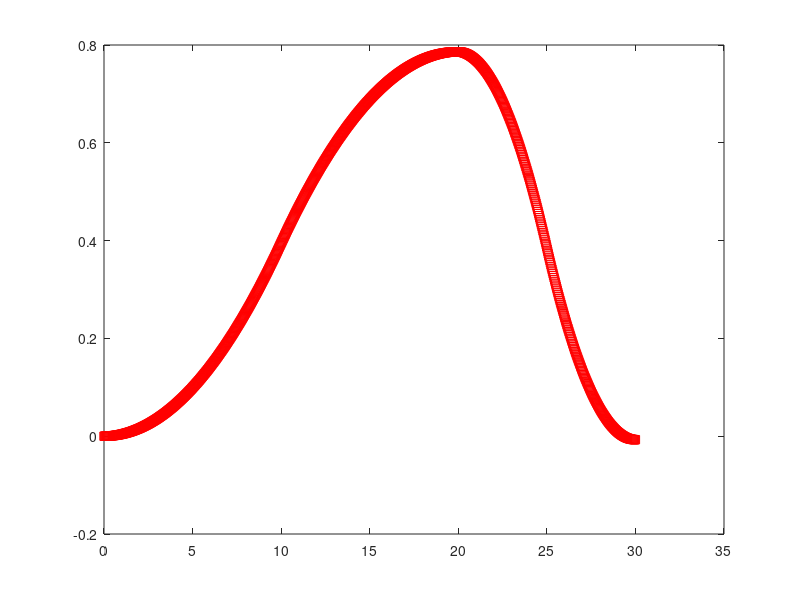
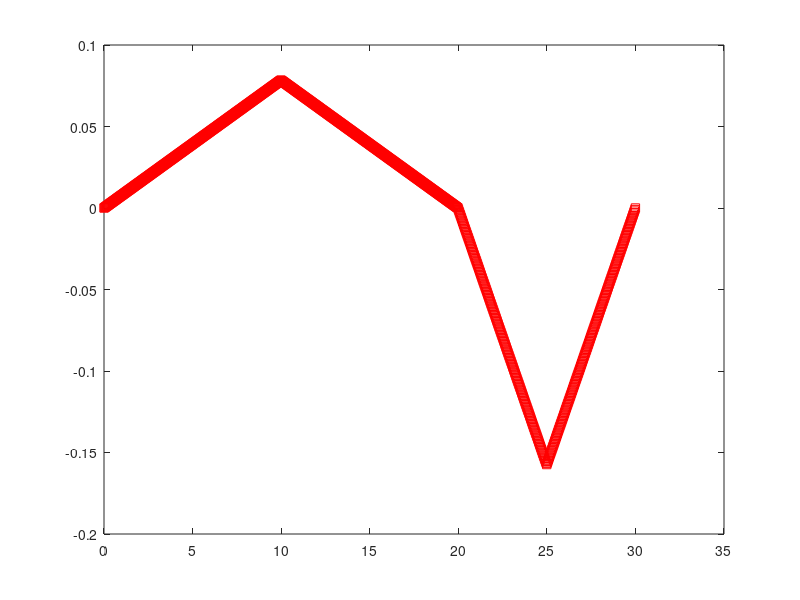
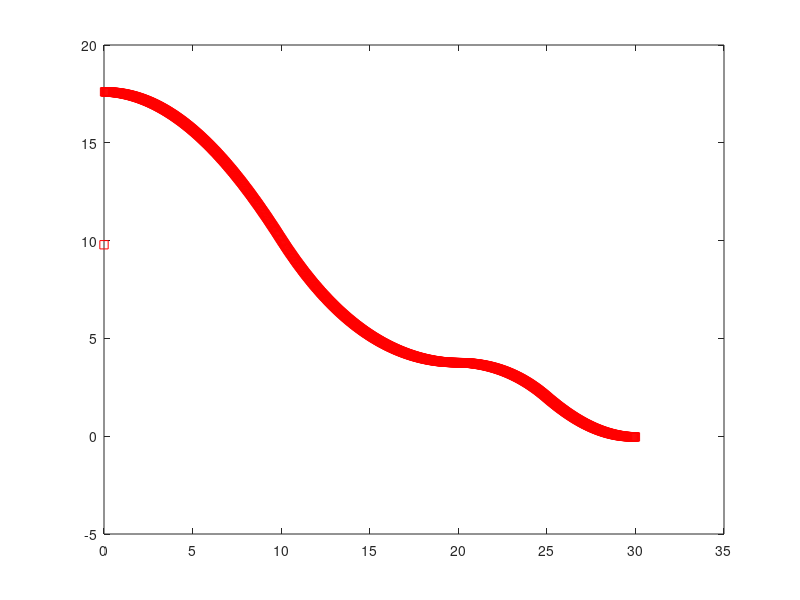
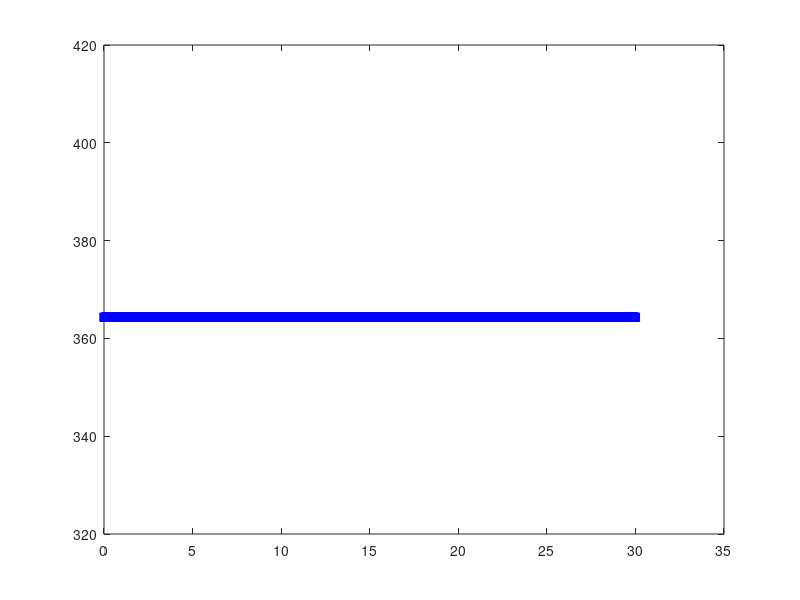

Write the MATLAB code that produced these figures, in order.
close all; clear all;
KM_TO_MPS = 1/3.6;
V0 = 810 * KM_TO_MPS;
V1 = 650 * KM_TO_MPS;
V2 = 390 * KM_TO_MPS;
dv0 = (V1-V0)/20;
dv1 = (V2-V1)/10;
a0 = 0;
a1 = pi/40;
a2 = pi/80;
da0 = (a1-a0)/20;
da1 = (a2-a0)/160;
v(1) = V0;
dt = 30/1000;
g(1) = 9.788;
t(1) = 0;
omega(1) = 0;
angle(1) = 0;

for i = 1:1000
   
    t(i+1) = t(i)+dt;
    if(i*dt <= 20)
        v(i+1) = v(i) + dt*dv0;
    elseif(i*dt > 20 && i*dt <=30)
        v(i+1) = v(i) + dt*dv1;
    elseif(i*dt > 30 && i*dt <=40)
        v(i+1) = v(i) - dt*dv1;
    elseif(i*dt > 40 && i*dt <=60)
        v(i+1) = v(i) - dt*dv0;
    end
    
    if(i*dt <= 10)
        %omega(i+1) = omega(i) + dt *da0;
        %omega(i+1) = omega(i) + (pi/90)*dt;
        omega(i+1) = omega(i) + (pi/400)*dt;
    elseif(i*dt >10 && i*dt <= 20)
        omega(i+1) = omega(i) - (pi/400)*dt;
        
    elseif(i*dt > 20 && i*dt <=25)
        %omega(i+1) = omega(i) - dt *da1;
        omega(i+1) = omega(i) - (pi/100)*dt;
    elseif(i*dt > 25 && i*dt <=30)
        %omega(i+1) = omega(i) - dt *da1;
        omega(i+1) = omega(i) + (pi/100)*dt;
        
    elseif(i*dt > 30 && i*dt <=35)
        %omega(i+1) = omega(i) - dt *da1;
        omega(i+1) = omega(i) - (pi/100)*dt;
    elseif(i*dt > 35 && i*dt <=40)
        %omega(i+1) = omega(i) - dt *da1;
        omega(i+1) = omega(i) + (pi/100)*dt;
        
    elseif(i*dt >40 && i*dt <= 50)
        omega(i+1) = omega(i) + (pi/400)*dt;
    elseif(i*dt >50 && i*dt <= 60)
        omega(i+1) = omega(i) - (pi/400)*dt;
        
    end
    
    
    
    if(i*dt <= 20)
        %angle(i+1) = angle(i) + dt * omega(i+1)+0.5*da0*dt*dt;
        %angle(i+1) = angle(i) + omega(i+1)*dt +0.5*(pi/180)*dt*dt;
        angle(i+1) = angle(i) + omega(i+1)*dt + 0.5*(pi/400)*dt^2;
    elseif(i*dt > 20 && i*dt <=30)
        %angle(i+1) = angle(i) - dt * omega(i+1) - 0.5 *da1*dt*dt;
        angle(i+1) = angle(i) + omega(i+1)*dt - 0.5*(pi/100)*dt*dt;
        
    elseif(i*dt > 30 && i*dt <=40)
        %angle(i+1) = angle(i) - dt * omega(i+1) - 0.5 *da1*dt*dt;
        angle(i+1) = angle(i) + omega(i+1)*dt - 0.5*(pi/100)*dt*dt;
    elseif(i*dt > 40 && i*dt <= 60)
        %angle(i+1) = angle(i) - dt * omega(i+1) - 0.5 *da1*dt*dt;
        angle(i+1) = angle(i) + omega(i+1)*dt + 0.5*(pi/100)*dt*dt;
        
    end
    
    if(i*dt <= 20)
        %g(i+1) = (1.8 - cos(angle(i+1)))*9.81;
        %g(i+1) = g(i) + (v(i+1)^2)/(v(i+1)/omega(i+1))*dt - g(i) * cos(angle(i+1))*dt;
        %g(i+1) = (v(i+1)*omega(i+1)) - g(i) * cos(angle(i+1));
        
        g(i+1) = (1.8  - cos(pi/2 - angle(i+1)))*9.78 - 9.78*cos(pi/2 - angle(i+1));
        
        %g(i+1) = V1*omega(i+1) - 9.78*cos(pi/2-angle(i+1));
        
        %g(i+1) = V1 * omega(i+1) * sin(angle(i+1)) + 9.81*cos(angle(i+1));
        
        %g(i+1) = g(i) - (v(i+1)*omega(i+1))*cos(angle(i+1));
        %g(i+1) = v(i+1)*omega(i+1) - 9.81*cos(angle(i+1));
    elseif(i*dt > 20 && i*dt <=30)
        
        g(i+1) = 9.78*cos(pi/2 - angle(i+1)) - 0.5*8.93*cos(pi/2 - angle(i+1));
        
        %g(i+1) = - 9.78*cos(pi/2 - angle(i+1))-V1*omega(i+1);
        %g(i+1) = ((v(i+1))^2)/(v(i+1)/omega(i+1)) - g(i)*cos(angle(i+1));
        %g(i+1) = (v(i+1)*omega(i+1)) - g(i) * cos(angle(i+1));
        %g(i+1) = 9.81*cos(angle(i+1));
    elseif(i*dt > 30 && i*dt <=40)
        g(i+1) = 9.78*cos(pi/2- angle(i+1)) - 0.5*8.93*cos(pi/2 - angle(i+1));
    elseif(i*dt > 40 && i*dt <= 60)
        g(i+1) = (1.8  - cos(pi/2 - angle(i+1)))*9.78 - 9.78*cos(pi/2 - angle(i+1));
    
    end
end
figure(1)
plot(t, angle, 'rs');
figure(2)
plot(t, omega, 'rs');
figure(3)
plot(t, g, 'rs');
figure(4)
plot(t, v/omega, 'bs');
